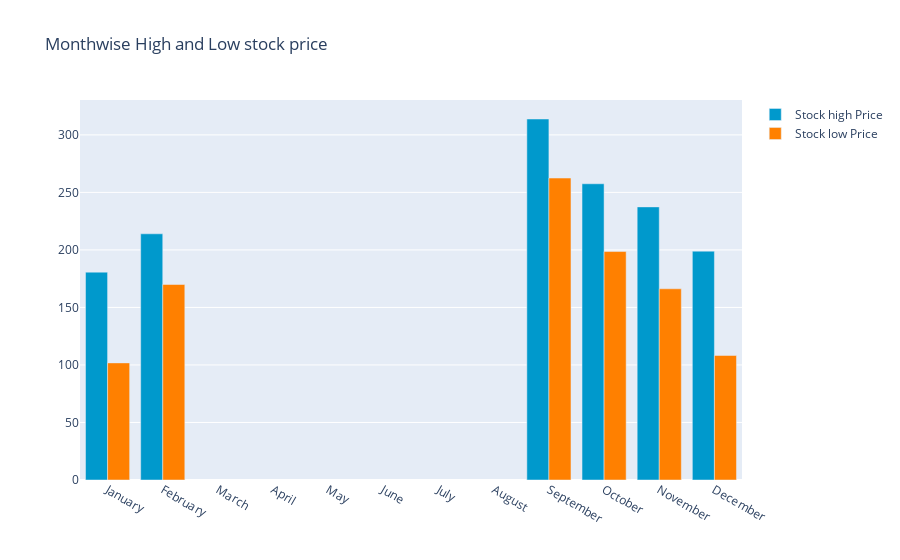

Write notebook code for a chart like this one.
### Code cell
maindf.groupby(maindf['date'].dt.strftime('%B'))['low'].min()
monthvise_high = maindf.groupby(maindf['date'].dt.strftime('%B'))['high'].max()
monthvise_high = monthvise_high.reindex(new_order, axis=0)

monthvise_low = maindf.groupby(maindf['date'].dt.strftime('%B'))['low'].min()
monthvise_low = monthvise_low.reindex(new_order, axis=0)

fig = go.Figure()
fig.add_trace(go.Bar(
    x=monthvise_high.index,
    y=monthvise_high,
    name='Stock high Price',
    marker_color='rgb(0, 153, 204)'
))
fig.add_trace(go.Bar(
    x=monthvise_low.index,
    y=monthvise_low,
    name='Stock low Price',
    marker_color='rgb(255, 128, 0)'
))

fig.update_layout(barmode='group', 
                  title=' Monthwise High and Low stock price')
fig.show()

### Figure 1 — Plotly figure (JSON) as saved in the notebook; plotly's stock layout.template omitted (floating-point values rounded to 4 significant figures)
{"data": [{"marker": {"color": "rgb(0, 153, 204)"}, "name": "Stock high Price", "type": "bar", "x": ["January", "February", "March", "April", "May", "June", "July", "August", "September", "October", "November", "December"], "y": [180.7, 214, null, null, null, null, null, null, 313.8, 257.5, 237.4, 198.9]}, {"marker": {"color": "rgb(255, 128, 0)"}, "name": "Stock low Price", "type": "bar", "x": ["January", "February", "March", "April", "May", "June", "July", "August", "September", "October", "November", "December"], "y": [101.8, 169.9, null, null, null, null, null, null, 262.5, 198.6, 166.2, 108.2]}], "layout": {"barmode": "group", "title": {"text": " Monthwise High and Low stock price"}}}
